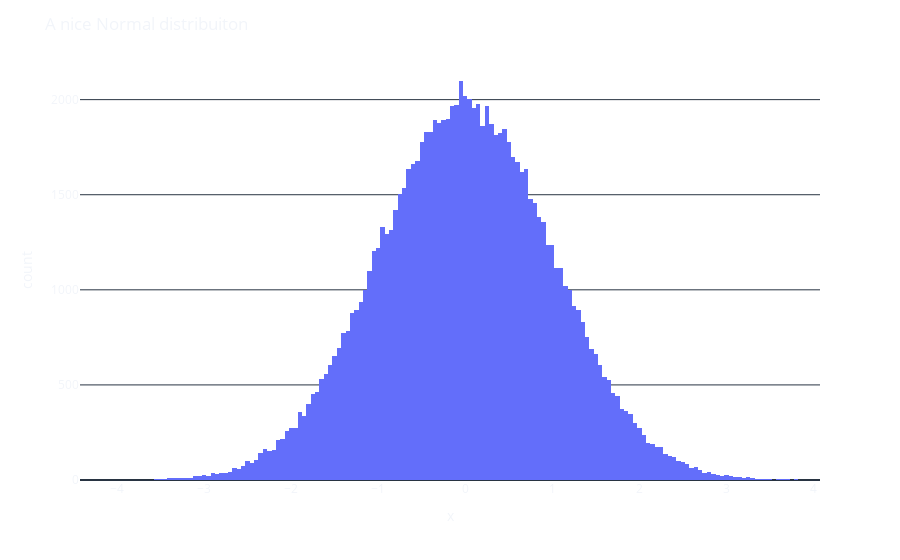

The code cell stored with this chart in its notebook:
### Markdown cell above
If you make $x$ larger, you are gonna see a "more nicely drawn" normal distribution.

### Code cell
x = np.random.randn(100000)

fig = px.histogram(x=x)

fig.update_layout(template='plotly_dark',
                  title='A nice Normal distribuiton',
                  paper_bgcolor='rgba(0, 0, 0, 0)',
                  plot_bgcolor='rgba(0, 0, 0, 0)'
                  )
fig.show()

### Figure 1 — Plotly figure (JSON) as saved in the notebook; plotly's stock layout.template omitted (floating-point values rounded to 4 significant figures; data arrays with more than 128 entries replaced by an {"elided": "..."} marker saying what was removed)
{"data": [{"alignmentgroup": "True", "bingroup": "x", "hovertemplate": "x=%{x}<br>count=%{y}<extra></extra>", "legendgroup": "", "marker": {"color": "#636efa", "pattern": {"shape": ""}}, "name": "", "offsetgroup": "", "orientation": "v", "showlegend": false, "type": "histogram", "x": {"elided": "100000 float values"}, "xaxis": "x", "yaxis": "y"}], "layout": {"barmode": "relative", "legend": {"tracegroupgap": 0}, "margin": {"t": 60}, "paper_bgcolor": "rgba(0, 0, 0, 0)", "plot_bgcolor": "rgba(0, 0, 0, 0)", "title": {"text": "A nice Normal distribuiton"}, "xaxis": {"anchor": "y", "domain": [0, 1], "title": {"text": "x"}}, "yaxis": {"anchor": "x", "domain": [0, 1], "title": {"text": "count"}}}}
